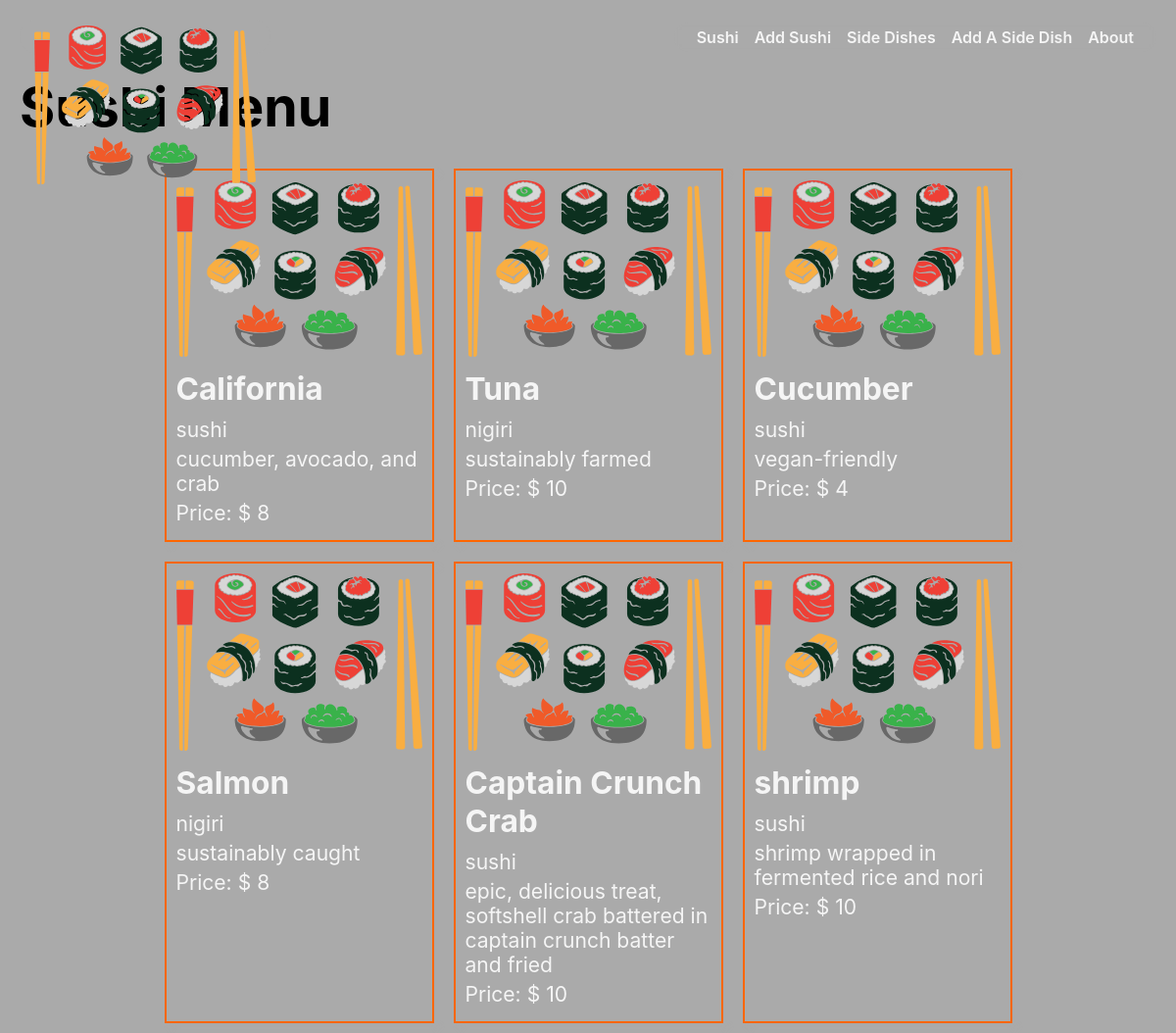
The app's page /sushi/ with its own data.
### main_app/models.py (models this page shows, shortened)
class Sushi(models.Model):
  name = models.CharField(max_length=50)
  type = models.CharField(max_length=50)
  description = models.TextField(max_length=250)
  price = models.IntegerField(default=8)

### main_app/views.py (the view)
# urls.py: path('sushi/', views.sushi_index, name='sushi_index'),
def sushi_index(request):
  rolls = Sushi.objects.all()
  return render(request, 'sushi/index.html', { 'rolls': rolls})

### main_app/templates/sushi/index.html
{% extends 'base.html' %} {% load static %} {% block head %}
<link
  rel="stylesheet"
  type="text/css"
  href="{% static 'css/sushi-index.css' %}"
/>
{% endblock %} {% block content %}
<section class="page-header">
  <h1>Sushi Menu</h1>
</section>
<section class="card-container">
  {% for sushi in rolls %}
  <div class="card">
    <a href="{% url 'sushi_detail' sushi.id %}">
      <div class="card-content">
        <div class="card-img-container">
          <img src="{% static 'images/sushi.svg' %}" alt="sushi logo icon" />
        </div>
        <h2 class="card-title">{{ sushi.name }}</h2>
        <p>{{ sushi.type }}</p>
        <p>{{ sushi.description }}</p>
        <p>Price: $ {{ sushi.price }}</p>
      </div>
    </a>
  </div>
  {% endfor %}
</section>
{% endblock %}

### main_app/static/css/base.css (style rules this page uses)
html { box-sizing: border-box; background: #AAA; }
*, *::before, *::after { box-sizing: inherit; }
:root { font-size: 82.5% }
body { margin: 0; display: flex; flex-direction: column; align-items: center; font-family: -apple-system, BlinkMacSystemFont, 'Segoe UI', 'Roboto', 'Oxygen', 'Ubuntu', 'Cantarell', 'Fira Sans', 'Droid Sans', 'Helvetica Neue', sans-serif; min-height: 100vh; --nav-bg: #AAA; --nav-bg-ff: #000; --borders: rgb(255, 102, 0) solid 2px; --text-color: rgb(245, 245, 245); --link-hover-color: rgb(255, 102, 0); --button-bg: rgb(245, 245, 245); --button-bg-hover: rgb(226, 226, 226); --submit: rgb(26, 128, 0); --warn: rgb(255, 102, 0); --danger: rgb(220, 20, 30); --secondary: rgb(57, 57, 57); --card-box-shadow: 5px 5px 6px -1px #AAA; --font-xtreme: 4.2rem; --font-xxl: 3.6rem; --font-xl: 2.4rem; --font-l: 1.8rem; --font-reg: 1.6rem; --card-border-radius: 6px; }
.page-header { display: flex; align-items: center; margin: 20px; }
.page-header h1 { font-size: var(--font-xxl); margin: 0; }
@media only screen and (min-width: 768px) { .page-header h1 { font-size: var(--font-xtreme); } }

### main_app/static/css/sushi-index.css (style rules this page uses)
.card-container { padding: 0 30px; display: flex; justify-content: center; flex-wrap: wrap; }
.card { width: 275px; margin: 10px; border: var(--borders); box-shadow: var(--card-box-shadow); }
.card-content { padding: 10px; width: 100%; }
.card > a { text-decoration: none; color: var(--text-color); }
.card h2 { margin: 10px 0; font-size: var(--font-xl); }
.card p { margin: 5px 0; font-size: var(--font-reg); }

### records on screen
Sushi: name "California", type "sushi", description "cucumber, avocado, and crab", price "8"
Sushi: name "Tuna", type "nigiri", description "sustainably farmed", price "10"
Sushi: name "Cucumber", type "sushi", description "vegan-friendly", price "4"
Sushi: name "Salmon", type "nigiri", description "sustainably caught", price "8"
Sushi: name "Captain Crunch Crab", type "sushi", description "epic, delicious treat, softshell crab battered in captain crunch batter and fried", price "10"
Sushi: name "shrimp", type "sushi", description "shrimp wrapped in fermented rice and nori", price "10"
